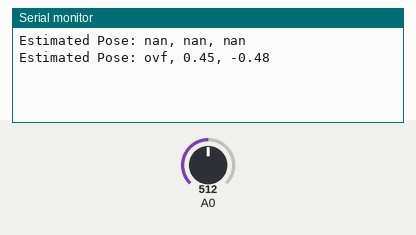
This sketch was run on a simulated ESP8266 (NodeMCU). On the bench: the last lines printed to the serial monitor. Inputs (shaded band) come from the test bench; at power-on: A0 = 512. Random numbers use the default seed unless the sketch sets one.

Above: at 1.8 s.
1.9 s: A0 set to 306
At 2.8 s:
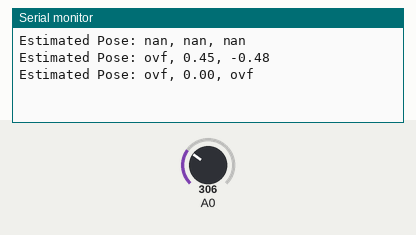
4.5 s: A0 set to 122
At 5.6 s:
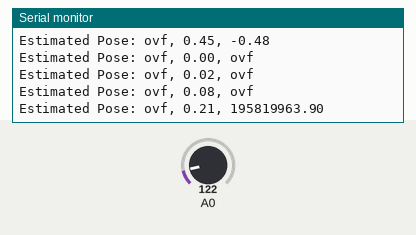
Timing chart, 0 to 7.5 s (numbered marks = the images above; inputs shaded):
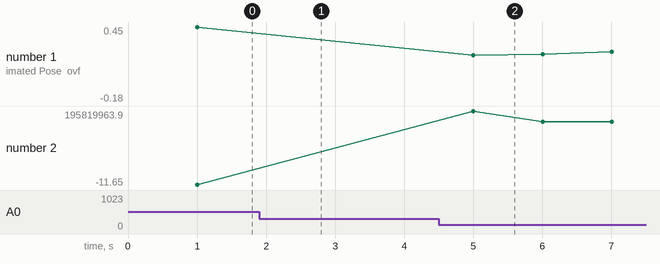

The sketch:

mcl_example.ino
```cpp
#include <ESP8266WiFi.h>  // Or appropriate lib for your robot
#include <math.h>
#include <vector>

#define NUM_PARTICLES 20
#define MAP_WIDTH 10
#define MAP_HEIGHT 10

struct Particle {
  float x;
  float y;
  float theta;
  float weight;
};

Particle particles[NUM_PARTICLES];

int map[MAP_HEIGHT][MAP_WIDTH] = {
  // 0 = free space, 1 = wall/obstacle
  {1,1,1,1,1,1,1,1,1,1},
  {1,0,0,0,0,0,0,0,0,1},
  {1,0,0,1,1,1,0,0,0,1},
  {1,0,0,1,0,1,0,0,0,1},
  {1,0,0,1,0,1,0,0,0,1},
  {1,0,0,1,0,0,0,0,0,1},
  {1,0,0,0,0,0,0,0,0,1},
  {1,1,1,1,1,1,1,1,1,1}
};

void initializeParticles() {
  for (int i = 0; i < NUM_PARTICLES; i++) {
    particles[i].x = random(1, MAP_WIDTH - 1);
    particles[i].y = random(1, MAP_HEIGHT - 1);
    particles[i].theta = random(0, 360) * DEG_TO_RAD;
    particles[i].weight = 1.0 / NUM_PARTICLES;
  }
}

void moveParticles(float deltaDist, float deltaTheta) {
  for (int i = 0; i < NUM_PARTICLES; i++) {
    particles[i].x += deltaDist * cos(particles[i].theta) + random(-10,10)/100.0;
    particles[i].y += deltaDist * sin(particles[i].theta) + random(-10,10)/100.0;
    particles[i].theta += deltaTheta + random(-5,5) * DEG_TO_RAD;
  }
}

float getSensorReadingSimulated(float x, float y, float theta) {
  // Basic raycasting: stop at wall or edge
  int cx = (int)x, cy = (int)y;
  int steps = 0;
  while (cx >= 0 && cy >= 0 && cx < MAP_WIDTH && cy < MAP_HEIGHT && map[cy][cx] == 0 && steps < 10) {
    x += 0.1 * cos(theta);
    y += 0.1 * sin(theta);
    cx = (int)x;
    cy = (int)y;
    steps++;
  }
  return steps * 0.1;  // simulated distance
}

float getRealSensorReading() {
  // Example: return distance from IR sensor (you must define this)
  return analogRead(A0) / 100.0;  // Convert to distance in meters
}

void updateWeights() {
  float realReading = getRealSensorReading();
  float totalWeight = 0;
  for (int i = 0; i < NUM_PARTICLES; i++) {
    float simReading = getSensorReadingSimulated(particles[i].x, particles[i].y, particles[i].theta);
    float error = fabs(realReading - simReading);
    particles[i].weight = exp(-error * error / 0.1);  // Gaussian-like
    totalWeight += particles[i].weight;
  }

  // Normalize weights
  for (int i = 0; i < NUM_PARTICLES; i++) {
    particles[i].weight /= totalWeight;
  }
}

void resampleParticles() {
  Particle newParticles[NUM_PARTICLES];
  for (int i = 0; i < NUM_PARTICLES; i++) {
    float r = random(0, 1000) / 1000.0;
    float cumsum = 0;
    for (int j = 0; j < NUM_PARTICLES; j++) {
      cumsum += particles[j].weight;
      if (r < cumsum) {
        newParticles[i] = particles[j];
        break;
      }
    }
  }
  memcpy(particles, newParticles, sizeof(particles));
}

Particle estimatePose() {
  Particle estimate = {0, 0, 0, 0};
  for (int i = 0; i < NUM_PARTICLES; i++) {
    estimate.x += particles[i].x * particles[i].weight;
    estimate.y += particles[i].y * particles[i].weight;
    estimate.theta += particles[i].theta * particles[i].weight;
  }
  return estimate;
}

void setup() {
  Serial.begin(9600);
  initializeParticles();
}

void loop() {
  float forward = 0.2;        // Assume moved 20 cm forward
  float rotate = 0;           // No rotation

  moveParticles(forward, rotate);
  updateWeights();
  resampleParticles();
  Particle pose = estimatePose();

  Serial.print("Estimated Pose: ");
  Serial.print(pose.x); Serial.print(", ");
  Serial.print(pose.y); Serial.print(", ");
  Serial.println(pose.theta * 180 / PI);

  delay(1000);
}
```

Measured:
- after the input at 1.9 s, the serial monitor: prints a new line after 0.10 s (image 1)
- after the input at 4.5 s, the serial monitor: prints a new line after 0.50 s (image 2)
- plotted number 2: -0.48 → -11.65 after the input at 4.5 s
